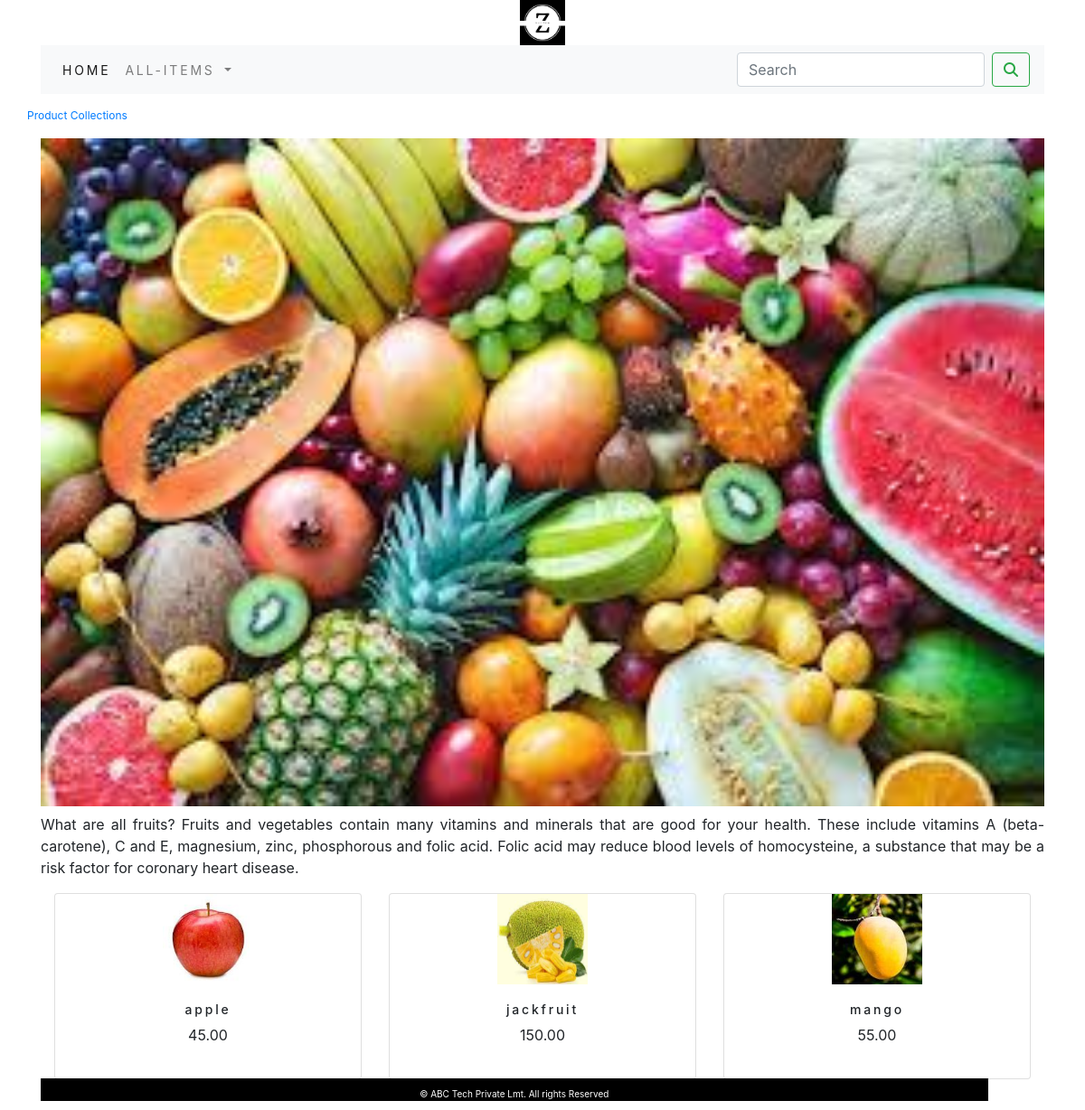
The app's page /shop/fruits/ with its own data.
### shopapp/models.py (models this page shows, shortened)
class Category(models.Model):
    name = models.CharField(max_length=250, unique=True)
    slug = models.SlugField(max_length=250, unique=True)
    description = models.TextField(blank=True)
    image = models.ImageField(upload_to='Category',blank=True)
    class Meta:
        ordering = ['name']
        verbose_name = 'category'
        verbose_name_plural = 'Categories'
    def get_url(self):
        return reverse('shopapp:Product_by_category',args=[self.slug])

class Product(models.Model):
    name=models.CharField(max_length=250,unique=True)
    slug=models.SlugField(max_length=250,unique=True)
    description=models.TextField(blank=True)
    Price=models.DecimalField(max_digits=10,decimal_places=2)
    category=models.ForeignKey(Category, on_delete=models.CASCADE)
    image=models.ImageField(upload_to='Product')
    stock=models.IntegerField()
    available=models.BooleanField(default=True)
    created=models.DateTimeField(auto_now_add=True)
    updated=models.DateTimeField(auto_now=True)
    class Meta:
        ordering = ['name']
        verbose_name = 'product'
        verbose_name_plural = 'products'
    def get_url(self):
        return reverse('shopapp:prodetail', args=[self.category.slug,self.slug])

### shopapp/views.py (the view)
# urls.py: path('',views.allProdCat, name='allProdCat'),
def allProdCat(request,c_slug = None):
    c_page = None
    products_list = None
    if c_slug!=None:
        c_page=get_object_or_404(Category,slug=c_slug)
        products_list =Product.objects.all().filter(category=c_page,available=True)
    else:
        products_list =Product.objects.all().filter(available=True)
    paginator=Paginator(products_list,6)
    try:
        page=int(request.GET.get('page','1'))
    except:
        page=1
    try:
        products=paginator.page(page)
    except(EmptyPage,InvalidPage):
        products=paginator.page(paginator.num_pages)
    return render(request,'category.html',{'category': c_page,'products':products})

### cartapp/context_processor.py (called while the page is built)
def counter(request):
    item_count=0
    if 'admin' in request.path:
        return {}
    else:
         try:
             cart=Cart.objects.filter(cart_id=cart_id(request))
             cart_item=CartItem.objects.all().filter(cart=cart[:1])
             for i in cart_item:
                 item_count += i.quandity
         except Cart.DoesNotExist:
             item_count=0
    return dict(item_count=item_count)

### cartapp/views.py (called while the page is built)
def cart_id(request):
    cart = request.session.session_key
    if not cart:
        cart=request.session.create()
    return cart

### shopapp/context_processor.py (called while the page is built)
def menu_links(request):
    links=Category.objects.all()
    return dict(links=links)

### templates/category.html (shortened to what this page needs)
{% extends 'base.html' %}
{% load static %}
{% block body %}
    {% if category %}
    <div class="row my_row_class">
        <div class="mx_auto">
            <p>
                <a href="{% url 'shopapp:allProdCat' %}">Product Collections</a>
            </p>
        </div>
    </div>
    {% endif %}
    <div class="mx_auto">
        {% if category %}
        <img class="my_image" src="{{category.image.url}}" alt="{{category.name}}" height="50px" width="50px">
    </div>
    <div>
        <p class="text-justify">{{category.description}}</p>
    </div>
    {% endif %}
<div class="container">
    <div class="row mx_auto">
        {% for i in products.object_list %}
        <div class="my_bottom_margin col-9 col-sm-12 col-md-4 col-lg-4">
            <div class="card text-center" style="min-width:18rem;">
                <a href="{{i.get_url}}"><img src="{{i.image.url}}" alt="image.name" height="100px" width="100px"></a>
                <div class="card-body">
                    <h3>{{i.name}}</h3>
                    <p>{{i.Price}}</p>
                </div>
            </div>
        </div>
        {% endfor %}
    </div>
    <br>
</div>
{% endblock %}

### templates/base.html (shortened to what this page needs)
{% load static %}
<!DOCTYPE html>
<html lang="en">
<head>
    <link rel="stylesheet" href="{% static 'custom.css' %}">
    <link rel="stylesheet" href="https://cdn.jsdelivr.net/npm/bootstrap@4.0.0/dist/css/bootstrap.min.css">
</head>
<body class="d-flex flex-column min-vh-100">
<div class="container">
  {% include 'header.html' %}
  {% include 'navbar.html' %}
  {% block body %}
  {% endblock %}
</div>
  {% include 'footer.html' %}
</body>
</html>

### templates/header.html
{% load static %}
<header>
    <center>
        <a href="{% url 'shopapp:allProdCat' %}"></a> <img src="{% static 'img/logo1.png' %}" alt="logo1" width="50px" height="50px">
    </center>
</header>

### templates/navbar.html (shortened to what this page needs)
<nav class="navbar navbar-expand-lg navbar-light bg-light">
  <div class="collapse navbar-collapse" id="navbarSupportedContent">
    <ul class="navbar-nav mr-auto">
      <li class="nav-item active">
        <a class="nav-link" href="{% url 'shopapp:allProdCat' %}">Home <span class="sr-only">(current)</span></a>
      </li>
      <li class="nav-item dropdown">
        <a class="nav-link dropdown-toggle" href="{% url 'shopapp:allProdCat' %}" id="navbarDropdown" role="button" data-toggle="dropdown" aria-haspopup="true" aria-expanded="false">
         All-Items
        </a>
      </li>
    </ul>
    <form class="form-inline my-2 my-lg-0" action="{% url 'searchapp:SearchResult' %}" method="get">
      <input class="form-control mr-sm-2" type="search" placeholder="Search" name="q" aria-label="Search">
      <button class="btn btn-outline-success my-2 my-sm-0" type="submit"><i class="fa fa-search" aria-hidden="true"></i></button>
    </form>
  </div>
</nav>

### templates/footer.html (shortened to what this page needs)
<div class="container">
  <div class="my_footer">
    <p class="text-center">
     &copy; ABC Tech Private Lmt. All rights Reserved
   </p>
  </div>
</div>

### static/custom.css (style rules this page uses)
.nav-item { letter-spacing: .2em; font-size: 14px; text-transform:uppercase; }
.my_row_class { padding-top:15px; }
.my_row_class .mx_auto { color:black; font-size:12px; }
.my_image { width:100%; height:auto; }
.my_bottom_margin { margin-bottom:10px; }
.card-body h3 { font-size:14px; text_transform:uppercase; letter-spacing:.2em; }

### templates/footer.html (style rules this page uses)
.my_footer { position: fixed; padding-top:10px; bottom: 10px; width: 87.3%; height: 25px; background: black; }
.my_footer p { padding-top:0px; font-size:10px; color:white; padding-bottom:35px; }

### records on screen
Category: image (picture), description "What are all fruits? Fruits and vegetables contain many vitamins and minerals that are good for your health. These include vitamins A (beta-carotene), C and E, magnesium, zinc, phosphorous and folic acid. Folic acid may reduce blood levels of homocysteine, a substance that may be a risk factor for coronary heart disease."
Product: image (picture), name "apple", Price "45.00"
Product: image (picture), name "jackfruit", Price "150.00"
Product: image (picture), name "mango", Price "55.00"
